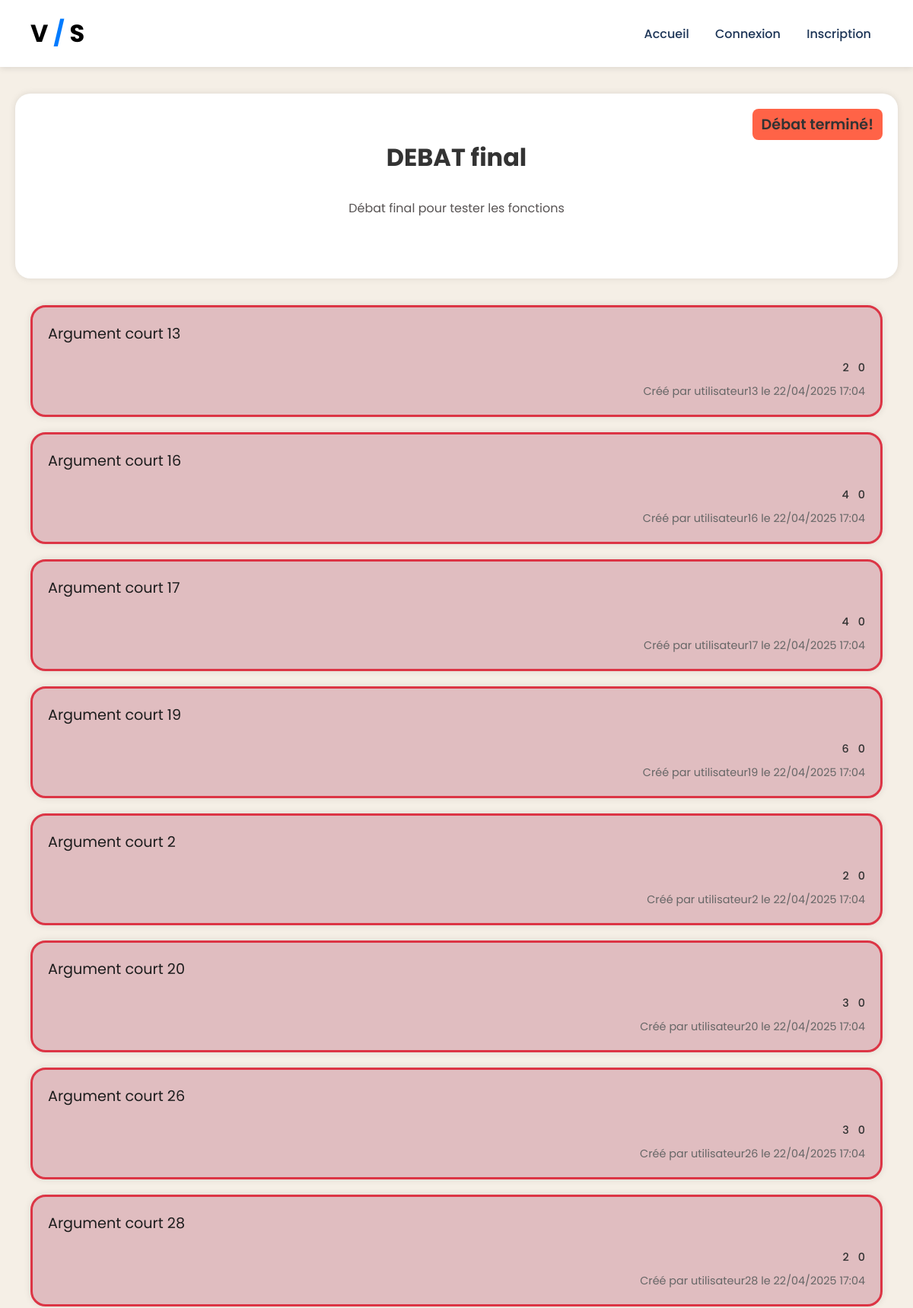
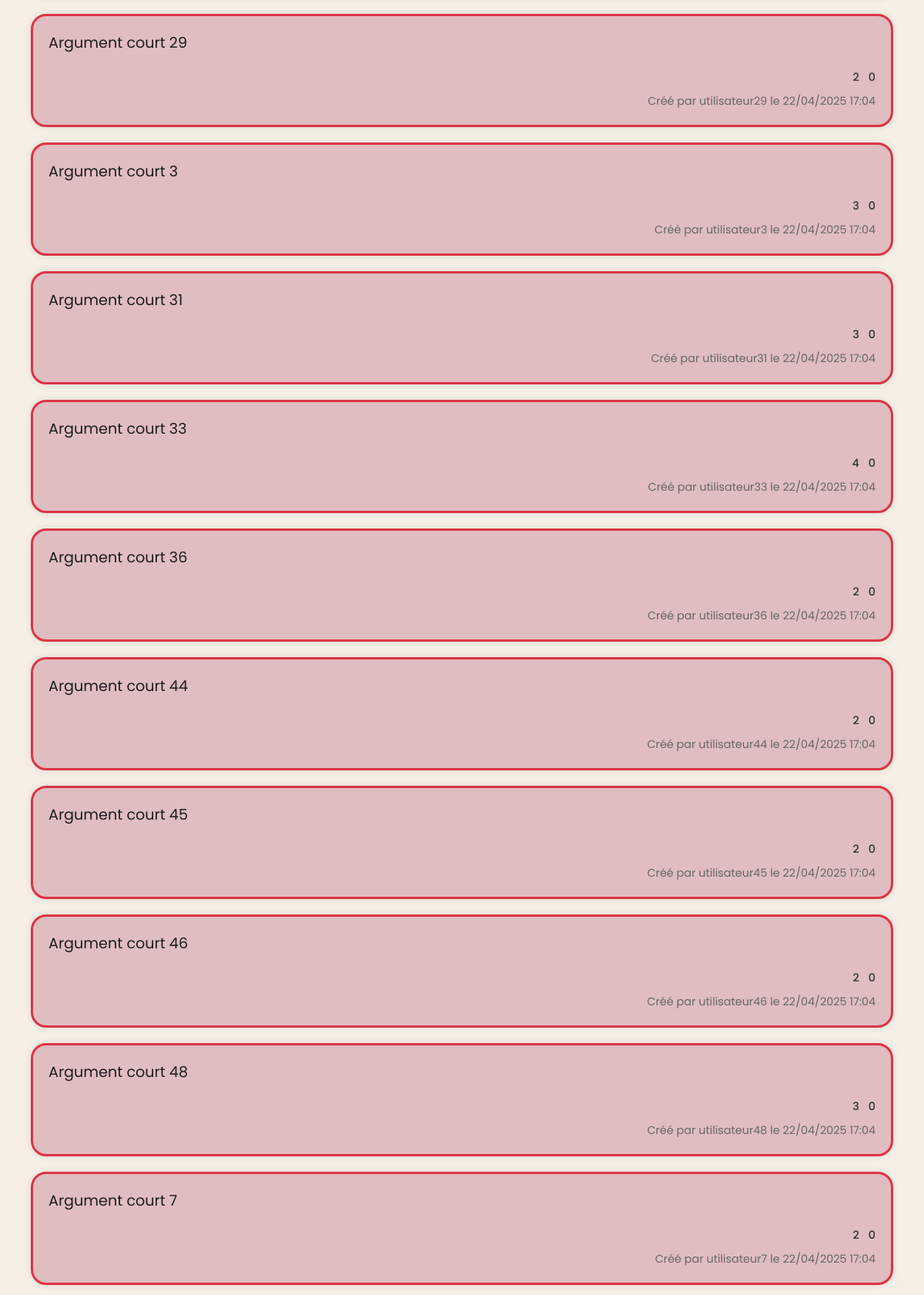
Page /debat.html?debat_id=1 (upper part) on the committed database (2 pictures, top to bottom).
### tables this page shows
CREATE TABLE debats (
        id_debat INTEGER PRIMARY KEY AUTOINCREMENT,
        titre VARCHAR(255) NOT NULL UNIQUE,
        description TEXT NOT NULL,
        id_uti INTEGER NOT NULL,
        theme VARCHAR(255) NOT NULL,
        date_creation DATETIME NOT NULL,
        date_fin DATETIME NOT NULL,
        FOREIGN KEY (id_uti) REFERENCES utilisateur(id_uti)
    );

CREATE TABLE argument (
        id_arg INTEGER PRIMARY KEY AUTOINCREMENT,
        id_debat INTEGER NOT NULL,
        id_uti INTEGER NOT NULL,
        court TEXT NOT NULL,
        texte TEXT NOT NULL,
        camps CHAR(1) CHECK(camps IN ('V', 'N', 'S')),
        change INTEGER DEFAULT 0,
        like INTEGER DEFAULT 0,
        dislike INTEGER DEFAULT 0,
        date_creation DATETIME NOT NULL,
        FOREIGN KEY (id_debat) REFERENCES debats(id_debat),
        FOREIGN KEY (id_uti) REFERENCES utilisateur(id_uti),
        UNIQUE (id_debat, court, texte, camps)
    );

CREATE TABLE utilisateur (
        id_uti INTEGER PRIMARY KEY AUTOINCREMENT,
        pseudo VARCHAR(255) NOT NULL UNIQUE, 
        mdp VARCHAR(255) NOT NULL,
        nom VARCHAR(255) NOT NULL,
        prenom VARCHAR(255) NOT NULL,
        mail VARCHAR(255) NOT NULL,
        gender VARCHAR(255) NOT NULL,
        dateNaissance DATE NOT NULL, 
        nationalite VARCHAR(255) NOT NULL
    );

### app.py (the view, shortened to what this page needs)
@app.route('/debat.html')
def debat():
    debat_id = request.args.get("debat_id")
    choix = request.args.get("choix")
    if not debat_id:
        return "Erreur: Aucun débat sélectionné."
    con = connect_db()
    cur = con.cursor()
    cur.execute("SELECT titre, description, date_fin FROM debats WHERE id_debat = ?", (debat_id,))
    data = cur.fetchone()
    cur.execute("SELECT theme FROM debats WHERE id_debat = ?", (debat_id,))
    theme = cur.fetchone()
    theme_name = theme[0]
    if not data:
        con.close()
        return "Erreur: Débat introuvable."
    titre, description, date_fin = data
    date_fin = datetime.strptime(date_fin, "%Y-%m-%d %H:%M:%S")
    now = datetime.now()
    time_left = (date_fin - now).total_seconds()
    debate = (titre, description)
    cur.execute("""
        SELECT a.id_arg,u.pseudo, a.court, a.texte, a.camps, a.date_creation, a.like, a.dislike
        FROM argument a
        JOIN utilisateur u ON a.id_uti = u.id_uti
        WHERE a.id_debat = ?
        ORDER BY
            CASE camps
                WHEN 'S' THEN 1
                WHEN 'V' THEN 2
                WHEN 'N' THEN 3
            END,
            date_creation ASC
    """, (debat_id,))
    args = cur.fetchall()
    liked_args = []
    disliked_args = []
    con.close()
    return render_template('debat.html', debate=debate, args=args, time_left=int(time_left), theme_name=theme_name,
                           debat_id=debat_id, choix=choix or session.get('choix'), is_logged_in='username' in session, liked_args=liked_args, disliked_args=disliked_args)

### app.py (called while the page is built)
def connect_db():
    return sqlite3.connect('database/vns.db')

@app.template_filter('datetimeformat')
def datetimeformat(value):
    if value is None:
        return "Date non disponible"  # Ou une autre valeur par défaut
    return datetime.strptime(value, "%Y-%m-%d %H:%M:%S").strftime("%d/%m/%Y %H:%M")

### templates/debat.html (shortened to what this page needs)
<!DOCTYPE html>
<html lang="fr">
<head>
    <link rel="stylesheet" href="{{ url_for('static', filename='debat.css') }}">
</head>
<body>
    <header>
        <div class="logo">
            <span class="v">V</span>
            <span class="neutre">/</span>
            <span class="s">S</span>
        </div>
        <nav>
            <a href="{{ url_for('acc') }}">Accueil</a>
            {% if is_logged_in %}
                <a href="{{ url_for('creerdebat') }}">Créer un débat</a>
                <a href="{{ url_for('theme_page', theme_name=theme_name) }}">Retour à la page {{ theme_name }}</a>
                <a href="{{ url_for('logout') }}">Déconnexion</a>
            {% else %}
                <a href="{{ url_for('connexion') }}">Connexion</a>
                <a href="{{ url_for('inscription') }}">Inscription</a>
            {% endif %}
        </nav>
    </header>
    <main>
        <section class="debate-intro">
            <div class="time-remaining" id="countdown">Temps restant</div>
            <h1>{{ debate[0] }}</h1>
            <p>{{ debate[1] }}</p>
        </section>
        <section class="comments">
            {% if args %}
            {% for id_arg, pseudo, court, texte, camps, date_creation, likes, dislikes in args %}
                {% if not choix or camps != choix %}
                    {% if camps == 'N' %}
                    <div class="comment-neutre">
                        <a href="{{ url_for('commentaire', arg_id=id_arg) }}" class="comment-text">{{ court }}</a>
                        <div class="like-section">
                            <span class="like-count">{{ likes }}</span>
                            {% if is_logged_in %}
                            <form action="{{ url_for('liker_argument', arg_id=id_arg) }}" method="POST" class="like-form">
                                <button type="submit" class="like-button" title="Liker cet argument" {% if id_arg in liked_args %}disabled style="color: #dc3545;"{% endif %}>👍</button>
                            </form>
                            {% endif %}
                            <span class="dislike-count">{{ dislikes }}</span>
                            {% if is_logged_in %}
                            <form action="{{ url_for('disliker_argument', arg_id=id_arg) }}" method="POST" class="dislike-form">
                                <button type="submit" class="dislike-button" title="Disliker cet argument" {% if id_arg in disliked_args %}disabled style="color: #dc3545;"{% endif %}>👎</button>
                            </form>
                            {% endif %}
                        </div>
                        <p class="meta">Créé par {{ pseudo }} le {{ date_creation | datetimeformat }}</p>
                    </div>
                    {% elif camps == 'V' %}
                    <div class="comment-pour">
                        <a href="{{ url_for('commentaire', arg_id=id_arg) }}" class="comment-text">{{ court }}</a>
                        <div class="like-section">
                            <span class="like-count">{{ likes }} </span>
                            {% if is_logged_in %}
                            <form action="{{ url_for('liker_argument', arg_id=id_arg) }}" method="POST" class="like-form">
                                <button type="submit" class="like-button" title="Liker cet argument" {% if id_arg in liked_args %}disabled style="color: #dc3545;"{% endif %}>👍</button>
                            </form>
                            {% endif %}
                            <span class="dislike-count">{{ dislikes }} </span>
                            {% if is_logged_in %}
                            <form action="{{ url_for('disliker_argument', arg_id=id_arg) }}" method="POST" class="dislike-form">
                                <button type="submit" class="dislike-button" title="Disliker cet argument" {% if id_arg in disliked_args %}disabled style="color: #dc3545;"{% endif %}>👎</button>
                            </form>
                            {% endif %}
                        </div>
                        <p class="meta">Créé par {{ pseudo }} le {{ date_creation | datetimeformat }}</p>
                    </div>
                    {% elif camps == 'S' %}
                    <div class="comment-contre">
                        <a href="{{ url_for('commentaire', arg_id=id_arg) }}" class="comment-text">{{ court }}</a>
                        <div class="like-section">
                            <span class="like-count">{{ likes }}</span>
                            <span class="dislike-count">{{ dislikes }}</span>
                        </div>
                        <p class="meta">Créé par {{ pseudo }} le {{ date_creation | datetimeformat }}</p>
                    </div>
                    {% endif %}
                {% endif %}
            {% endfor %}
            {% else %}
            <p>Aucun argument pour cette position.</p>
            {% endif %}
        </section>
    </main>
</body>
</html>

### static/debat.css (style rules this page uses)
:root { --accent-color: #007bff; --background-color: #f5efe6; --text-color: #1d1d1d; --primary-color: #1d3557; --secondary-color: #457b9d; }
* { margin: 0; padding: 0; box-sizing: border-box; }
body { font-family: 'Poppins', sans-serif; background-color: var(--background-color); color: var(--text-color); height: 100vh; display: flex; flex-direction: column; }
header { width: 100%; padding: 20px 40px; background-color: #fff; display: flex; justify-content: space-between; align-items: center; box-shadow: 0 2px 8px rgba(0, 0, 0, 0.1); position: sticky; top: 0; z-index: 100; }
header .logo { font-size: 2rem; font-weight: 700; color: black; flex-shrink: 0; }
header .logo .neutre { color: var(--accent-color); }
header nav a { margin: 0 15px; text-decoration: none; font-weight: 500; color: var(--primary-color); position: relative; transition: color 0.3s ease; }
.debate-intro { background-color: #fff; padding: 30px; margin: 20px; border-radius: 20px; box-shadow: 0 0 10px rgba(0, 0, 0, 0.1); text-align: center; margin-top: 35px; margin-bottom: 35px; position: relative; }
.debate-intro h1 { font-size: 2rem; margin-bottom: 30px; color: #333; margin-top: 30px; position: relative; word-break: break-word; overflow-wrap: break-word; max-width: 100%; }
.debate-intro p { font-size: 1rem; margin-bottom: 50px; text-align: center; color: #575353; margin-top: 30px; position: relative; word-break: break-word; overflow-wrap: break-word; max-width: 100%; }
.time-remaining { position: absolute; top: 20px; right: 20px; background-color: #ff6347; color: #fff; padding: 6px 12px; border-radius: 8px; font-size: 0.9rem; font-weight: 600; }
.comments { display: flex; flex-direction: column; gap: 20px; margin: 20px; padding-left: 20px; padding-right: 20px; }
.comment-contre { background-color: #e0bdc0; border-radius: 20px; padding: 20px; box-shadow: 0 0 10px rgba(0, 0, 0, 0.1); border : 3px solid #dc3545; display: flex; flex-direction: column; }
.comment-pour .meta, .comment-neutre .meta, .comment-contre .meta { font-size: 0.9rem; color: #666; text-align: right; margin-top: auto; padding-top: 10px; }
.comment-text { font-size: 1.2rem; margin-bottom: 10px; text-decoration: none; cursor: pointer; color: var(--text-color); flex-grow: 1; word-break: break-word; overflow-wrap: break-word; max-width: 100%; }
.time-remaining { font-size: 1.2rem; color: #333; margin-bottom: 20px; }
.like-section { display: flex; align-items: center; gap: 12px; margin-top: 10px; justify-content: flex-end; }
.like-count, .dislike-count { font-size: 0.9rem; color: #333; font-weight: 500; }

### rows in the picture
debats: titre "DEBAT final", description "Débat final pour tester les fonctions"
argument: court "Argument court 13", like "2", dislike "0", pseudo "utilisateur13", date_creation "22/04/2025 17:04"
argument: court "Argument court 16", like "4", dislike "0", pseudo "utilisateur16", date_creation "22/04/2025 17:04"
argument: court "Argument court 17", like "4", dislike "0", pseudo "utilisateur17", date_creation "22/04/2025 17:04"
argument: court "Argument court 19", like "6", dislike "0", pseudo "utilisateur19", date_creation "22/04/2025 17:04"
argument: court "Argument court 2", like "2", dislike "0", pseudo "utilisateur2", date_creation "22/04/2025 17:04"
argument: court "Argument court 20", like "3", dislike "0", pseudo "utilisateur20", date_creation "22/04/2025 17:04"
argument: court "Argument court 26", like "3", dislike "0", pseudo "utilisateur26", date_creation "22/04/2025 17:04"
argument: court "Argument court 28", like "2", dislike "0", pseudo "utilisateur28", date_creation "22/04/2025 17:04"
argument: court "Argument court 29", like "2", dislike "0", pseudo "utilisateur29", date_creation "22/04/2025 17:04"
argument: court "Argument court 3", like "3", dislike "0", pseudo "utilisateur3", date_creation "22/04/2025 17:04"
argument: court "Argument court 31", like "3", dislike "0", pseudo "utilisateur31", date_creation "22/04/2025 17:04"
argument: court "Argument court 33", like "4", dislike "0", pseudo "utilisateur33", date_creation "22/04/2025 17:04"
argument: court "Argument court 36", like "2", dislike "0", pseudo "utilisateur36", date_creation "22/04/2025 17:04"
argument: court "Argument court 44", like "2", dislike "0", pseudo "utilisateur44", date_creation "22/04/2025 17:04"
argument: court "Argument court 45", like "2", dislike "0", pseudo "utilisateur45", date_creation "22/04/2025 17:04"
argument: court "Argument court 46", like "2", dislike "0", pseudo "utilisateur46", date_creation "22/04/2025 17:04"
argument: court "Argument court 48", like "3", dislike "0", pseudo "utilisateur48", date_creation "22/04/2025 17:04"
argument: court "Argument court 7", like "2", dislike "0", pseudo "utilisateur7", date_creation "22/04/2025 17:04"
